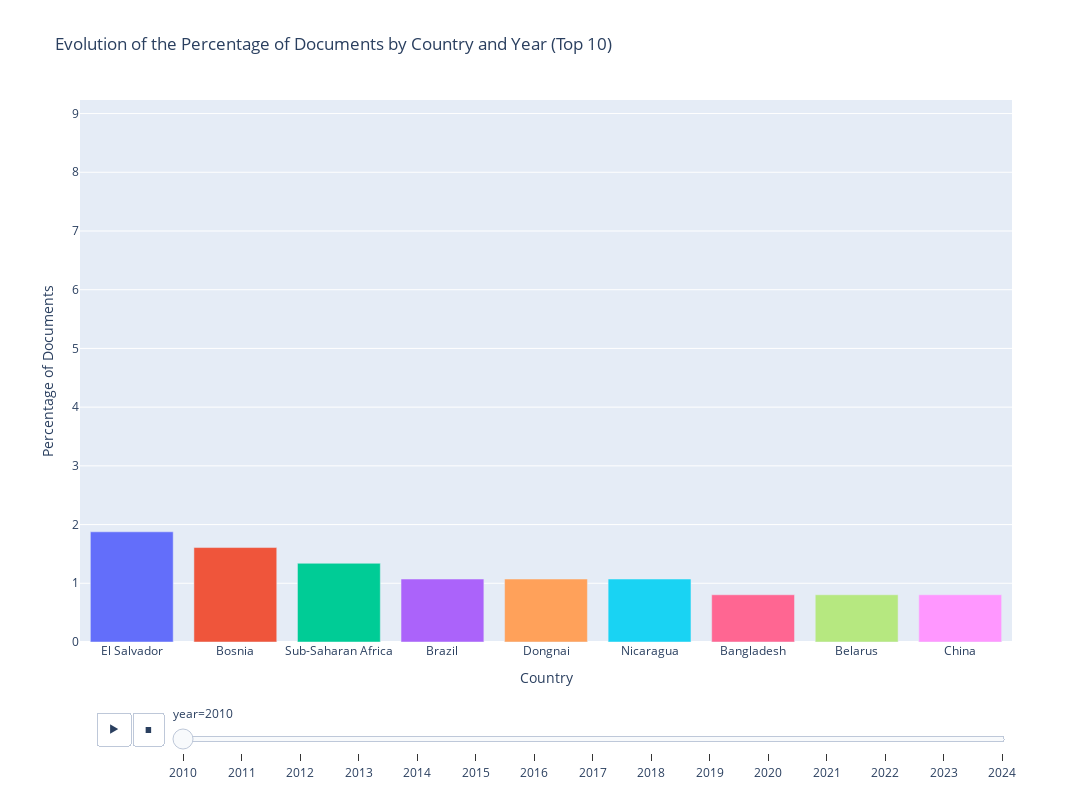

The cell this chart's notebook holds for it:
### Code cell
# validation counts 
import plotly.express as px
import pandas as pd

doc_counts = doc_counts.sort_values(by=['year', 'count'], ascending=[True, False])
print("Sorted data by year and count:")
print(doc_counts[['year', 'country', 'count']].head())


# Group the data by year and select the top 10 countries by percentage for each year
top_10_per_year = doc_counts.groupby('year').apply(lambda x: x.nlargest(10, 'percentage')).reset_index(drop=True)

# Add a ranking column for each year to maintain country order based on percentage
top_10_per_year['rank'] = top_10_per_year.groupby('year')['percentage'].rank(ascending=False, method='first')

# Create an animated bar chart for percentages
fig_percentage = px.bar(
    top_10_per_year,
    x='country',
    y='percentage',
    animation_frame='year',
    animation_group='country',
    color='country',
    range_y=[0, doc_counts['percentage'].max()],
    title='Evolution of the Percentage of Documents by Country and Year (Top 10)',
    labels={'percentage': 'Percentage of Documents', 'country': 'Country'},
)

# Update layout
fig_percentage.update_layout(
    height=800,
    width=1200,
    showlegend=False,
    transition={'duration': 500}
)

# Sort countries by percentage rank for each year in the animation and ensure leftmost country has the highest percentage
for frame in fig_percentage.frames:
    frame.data = sorted(
        frame.data, 
        key=lambda d: top_10_per_year[
            (top_10_per_year['year'] == int(frame.name)) & 
            (top_10_per_year['country'] == d['name'])
        ]['rank'].values[0]
    )

    # Reorder x-axis based on rank (ensuring highest percentage is leftmost)
    frame.layout.xaxis.categoryorder = 'array'
    frame.layout.xaxis.categoryarray = top_10_per_year[
        top_10_per_year['year'] == int(frame.name)
    ].sort_values(by='rank')['country'].tolist()

# Show the figure
fig_percentage.show()

### Figure 1 — Plotly figure (JSON) as saved in the notebook; plotly's stock layout.template omitted (floating-point values rounded to 4 significant figures)
{"data": [{"alignmentgroup": "True", "hovertemplate": "Country=%{x}<br>year=2010<br>Percentage of Documents=%{y}<extra></extra>", "ids": ["El Salvador"], "legendgroup": "El Salvador", "marker": {"color": "#636efa", "pattern": {"shape": ""}}, "name": "El Salvador", "offsetgroup": "El Salvador", "orientation": "v", "showlegend": true, "textposition": "auto", "type": "bar", "x": ["El Salvador"], "xaxis": "x", "y": [1.877], "yaxis": "y"}, {"alignmentgroup": "True", "hovertemplate": "Country=%{x}<br>year=2010<br>Percentage of Documents=%{y}<extra></extra>", "ids": ["Bosnia"], "legendgroup": "Bosnia", "marker": {"color": "#EF553B", "pattern": {"shape": ""}}, "name": "Bosnia", "offsetgroup": "Bosnia", "orientation": "v", "showlegend": true, "textposition": "auto", "type": "bar", "x": ["Bosnia"], "xaxis": "x", "y": [1.609], "yaxis": "y"}, {"alignmentgroup": "True", "hovertemplate": "Country=%{x}<br>year=2010<br>Percentage of Documents=%{y}<extra></extra>", "ids": ["Sub-Saharan Africa"], "legendgroup": "Sub-Saharan Africa", "marker": {"color": "#00cc96", "pattern": {"shape": ""}}, "name": "Sub-Saharan Africa", "offsetgroup": "Sub-Saharan Africa", "orientation": "v", "showlegend": true, "textposition": "auto", "type": "bar", "x": ["Sub-Saharan Africa"], "xaxis": "x", "y": [1.34], "yaxis": "y"}, {"alignmentgroup": "True", "hovertemplate": "Country=%{x}<br>year=2010<br>Percentage of Documents=%{y}<extra></extra>", "ids": ["Brazil"], "legendgroup": "Brazil", "marker": {"color": "#ab63fa", "pattern": {"shape": ""}}, "name": "Brazil", "offsetgroup": "Brazil", "orientation": "v", "showlegend": true, "textposition": "auto", "type": "bar", "x": ["Brazil"], "xaxis": "x", "y": [1.072], "yaxis": "y"}, {"alignmentgroup": "True", "hovertemplate": "Country=%{x}<br>year=2010<br>Percentage of Documents=%{y}<extra></extra>", "ids": ["Dongnai"], "legendgroup": "Dongnai", "marker": {"color": "#FFA15A", "pattern": {"shape": ""}}, "name": "Dongnai", "offsetgroup": "Dongnai", "orientation": "v", "showlegend": true, "textposition": "auto", "type": "bar", "x": ["Dongnai"], "xaxis": "x", "y": [1.072], "yaxis": "y"}, {"alignmentgroup": "True", "hovertemplate": "Country=%{x}<br>year=2010<br>Percentage of Documents=%{y}<extra></extra>", "ids": ["Nicaragua"], "legendgroup": "Nicaragua", "marker": {"color": "#19d3f3", "pattern": {"shape": ""}}, "name": "Nicaragua", "offsetgroup": "Nicaragua", "orientation": "v", "showlegend": true, "textposition": "auto", "type": "bar", "x": ["Nicaragua"], "xaxis": "x", "y": [1.072], "yaxis": "y"}, {"alignmentgroup": "True", "hovertemplate": "Country=%{x}<br>year=2010<br>Percentage of Documents=%{y}<extra></extra>", "ids": ["Bangladesh", "Bangladesh"], "legendgroup": "Bangladesh", "marker": {"color": "#FF6692", "pattern": {"shape": ""}}, "name": "Bangladesh", "offsetgroup": "Bangladesh", "orientation": "v", "showlegend": true, "textposition": "auto", "type": "bar", "x": ["Bangladesh", "Bangladesh"], "xaxis": "x", "y": [0.8043, 0.8043], "yaxis": "y"}, {"alignmentgroup": "True", "hovertemplate": "Country=%{x}<br>year=2010<br>Percentage of Documents=%{y}<extra></extra>", "ids": ["Belarus"], "legendgroup": "Belarus", "marker": {"color": "#B6E880", "pattern": {"shape": ""}}, "name": "Belarus", "offsetgroup": "Belarus", "orientation": "v", "showlegend": true, "textposition": "auto", "type": "bar", "x": ["Belarus"], "xaxis": "x", "y": [0.8043], "yaxis": "y"}, {"alignmentgroup": "True", "hovertemplate": "Country=%{x}<br>year=2010<br>Percentage of Documents=%{y}<extra></extra>", "ids": ["China"], "legendgroup": "China", "marker": {"color": "#FF97FF", "pattern": {"shape": ""}}, "name": "China", "offsetgroup": "China", "orientation": "v", "showlegend": true, "textposition": "auto", "type": "bar", "x": ["China"], "xaxis": "x", "y": [0.8043], "yaxis": "y"}], "layout": {"barmode": "relative", "height": 800, "legend": {"title": {"text": "Country"}, "tracegroupgap": 0}, "showlegend": false, "sliders": [{"active": 0, "currentvalue": {"prefix": "year="}, "len": 0.9, "pad": {"b": 10, "t": 60}, "steps": [{"args": [["2010"], {"frame": {"duration": 0, "redraw": true}, "fromcurrent": true, "mode": "immediate", "transition": {"duration": 0, "easing": "linear"}}], "label": "2010", "method": "animate"}, {"args": [["2011"], {"frame": {"duration": 0, "redraw": true}, "fromcurrent": true, "mode": "immediate", "transition": {"duration": 0, "easing": "linear"}}], "label": "2011", "method": "animate"}, {"args": [["2012"], {"frame": {"duration": 0, "redraw": true}, "fromcurrent": true, "mode": "immediate", "transition": {"duration": 0, "easing": "linear"}}], "label": "2012", "method": "animate"}, {"args": [["2013"], {"frame": {"duration": 0, "redraw": true}, "fromcurrent": true, "mode": "immediate", "transition": {"duration": 0, "easing": "linear"}}], "label": "2013", "method": "animate"}, {"args": [["2014"], {"frame": {"duration": 0, "redraw": true}, "fromcurrent": true, "mode": "immediate", "transition": {"duration": 0, "easing": "linear"}}], "label": "2014", "method": "animate"}, {"args": [["2015"], {"frame": {"duration": 0, "redraw": true}, "fromcurrent": true, "mode": "immediate", "transition": {"duration": 0, "easing": "linear"}}], "label": "2015", "method": "animate"}, {"args": [["2016"], {"frame": {"duration": 0, "redraw": true}, "fromcurrent": true, "mode": "immediate", "transition": {"duration": 0, "easing": "linear"}}], "label": "2016", "method": "animate"}, {"args": [["2017"], {"frame": {"duration": 0, "redraw": true}, "fromcurrent": true, "mode": "immediate", "transition": {"duration": 0, "easing": "linear"}}], "label": "2017", "method": "animate"}, {"args": [["2018"], {"frame": {"duration": 0, "redraw": true}, "fromcurrent": true, "mode": "immediate", "transition": {"duration": 0, "easing": "linear"}}], "label": "2018", "method": "animate"}, {"args": [["2019"], {"frame": {"duration": 0, "redraw": true}, "fromcurrent": true, "mode": "immediate", "transition": {"duration": 0, "easing": "linear"}}], "label": "2019", "method": "animate"}, {"args": [["2020"], {"frame": {"duration": 0, "redraw": true}, "fromcurrent": true, "mode": "immediate", "transition": {"duration": 0, "easing": "linear"}}], "label": "2020", "method": "animate"}, {"args": [["2021"], {"frame": {"duration": 0, "redraw": true}, "fromcurrent": true, "mode": "immediate", "transition": {"duration": 0, "easing": "linear"}}], "label": "2021", "method": "animate"}, {"args": [["2022"], {"frame": {"duration": 0, "redraw": true}, "fromcurrent": true, "mode": "immediate", "transition": {"duration": 0, "easing": "linear"}}], "label": "2022", "method": "animate"}, {"args": [["2023"], {"frame": {"duration": 0, "redraw": true}, "fromcurrent": true, "mode": "immediate", "transition": {"duration": 0, "easing": "linear"}}], "label": "2023", "method": "animate"}, {"args": [["2024"], {"frame": {"duration": 0, "redraw": true}, "fromcurrent": true, "mode": "immediate", "transition": {"duration": 0, "easing": "linear"}}], "label": "2024", "method": "animate"}], "x": 0.1, "xanchor": "left", "y": 0, "yanchor": "top"}], "title": {"text": "Evolution of the Percentage of Documents by Country and Year (Top 10)"}, "transition": {"duration": 500}, "updatemenus": [{"buttons": [{"args": [null, {"frame": {"duration": 500, "redraw": true}, "fromcurrent": true, "mode": "immediate", "transition": {"duration": 500, "easing": "linear"}}], "label": "&#9654;", "method": "animate"}, {"args": [[null], {"frame": {"duration": 0, "redraw": true}, "fromcurrent": true, "mode": "immediate", "transition": {"duration": 0, "easing": "linear"}}], "label": "&#9724;", "method": "animate"}], "direction": "left", "pad": {"r": 10, "t": 70}, "showactive": false, "type": "buttons", "x": 0.1, "xanchor": "right", "y": 0, "yanchor": "top"}], "width": 1200, "xaxis": {"anchor": "y", "categoryarray": ["El Salvador", "Bosnia", "Sub-Saharan Africa", "Brazil", "Dongnai", "Nicaragua", "Bangladesh", "Belarus", "China", "Zambia", "Argentina", "Croatia", "Ghana", "India", "Kenya", "Latin America", "Philippines", "Saudi Arabia", "Africa", "Tajikistan", "Mongolia", "Indonesia", "Mexico", "Namibia", "South Sudan", "Malaysia", "Moldova", "Kazakhstan", "Burkina Faso", "Uganda", "Vietnam", "Kyrgyz Republic", "Albania", "Botswana", "Iraq", "Korea", "Poland", "Armenia", "Mali", "Jamaica", "Bulgaria", "Guinea", "Madagascar", "Sudan", "Afghanistan", "El Salvador-", "Russian Federation", "Montenegro", "Turkey", "Chile", "S.A.", "Bhutan", "Myanmar", "Somalia", "Egypt", "Romania", "Angola", "Azerbaijan", "São Tomé", "Thailand", "Lesotho", "Sao Tome", "São      ", "Serbia", "Kosovo", "the Lake Chad Region", "the Horn of Africa", "Sri Lanka", "Dominican Republic", "Lao", "Lebanon", "Nigeria", "Peru", "Malawi", "Türkiye", "Georgia", "Costa Rica", "Republic of Korea", "Panama", "Pakistan", "Belize"], "categoryorder": "array", "domain": [0, 1], "title": {"text": "Country"}}, "yaxis": {"anchor": "x", "domain": [0, 1], "range": [0, 9.231], "title": {"text": "Percentage of Documents"}}}}
